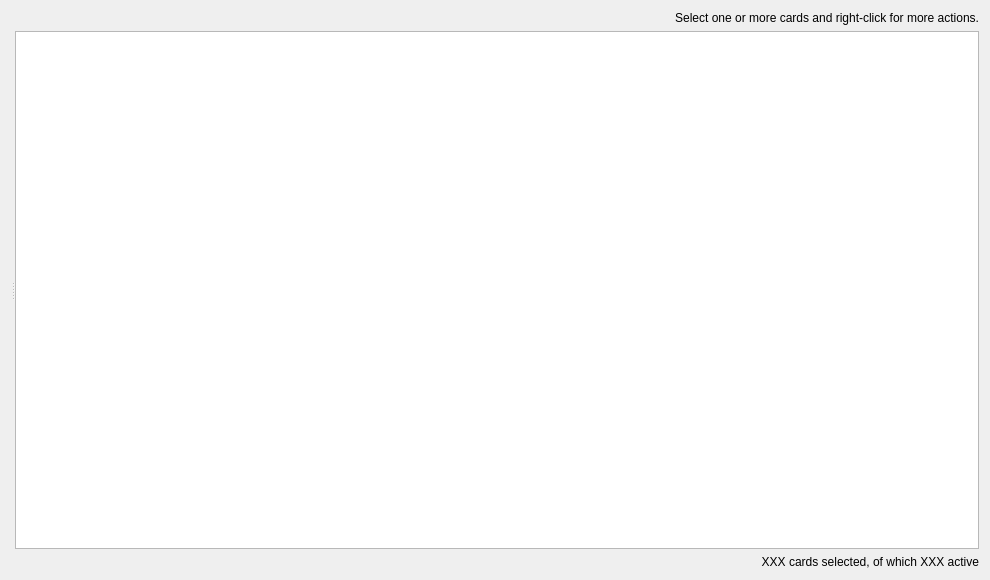
<?xml version="1.0" encoding="UTF-8"?>
<ui version="4.0">
 <class>BrowseCardsDlg</class>
 <widget class="QDialog" name="BrowseCardsDlg">
  <property name="geometry">
   <rect>
    <x>0</x>
    <y>0</y>
    <width>990</width>
    <height>580</height>
   </rect>
  </property>
  <property name="windowTitle">
   <string>Browse cards</string>
  </property>
  <layout class="QVBoxLayout" name="verticalLayout_2">
   <item>
    <widget class="QSplitter" name="splitter_2">
     <property name="orientation">
      <enum>Qt::Horizontal</enum>
     </property>
     <widget class="QSplitter" name="splitter_1">
      <property name="orientation">
       <enum>Qt::Vertical</enum>
      </property>
     </widget>
     <widget class="QWidget" name="layoutWidget">
      <layout class="QVBoxLayout" name="verticalLayout">
       <item>
        <widget class="QLabel" name="label_2">
         <property name="text">
          <string>Select one or more cards and right-click for more actions.</string>
         </property>
         <property name="alignment">
          <set>Qt::AlignRight|Qt::AlignTrailing|Qt::AlignVCenter</set>
         </property>
        </widget>
       </item>
       <item>
        <widget class="QTableView" name="table">
         <property name="selectionBehavior">
          <enum>QAbstractItemView::SelectRows</enum>
         </property>
         <property name="sortingEnabled">
          <bool>true</bool>
         </property>
        </widget>
       </item>
       <item>
        <widget class="QLabel" name="counter_label">
         <property name="text">
          <string>XXX cards selected, of which XXX active</string>
         </property>
         <property name="alignment">
          <set>Qt::AlignRight|Qt::AlignTrailing|Qt::AlignVCenter</set>
         </property>
        </widget>
       </item>
      </layout>
     </widget>
    </widget>
   </item>
  </layout>
 </widget>
 <resources/>
 <connections/>
</ui>
